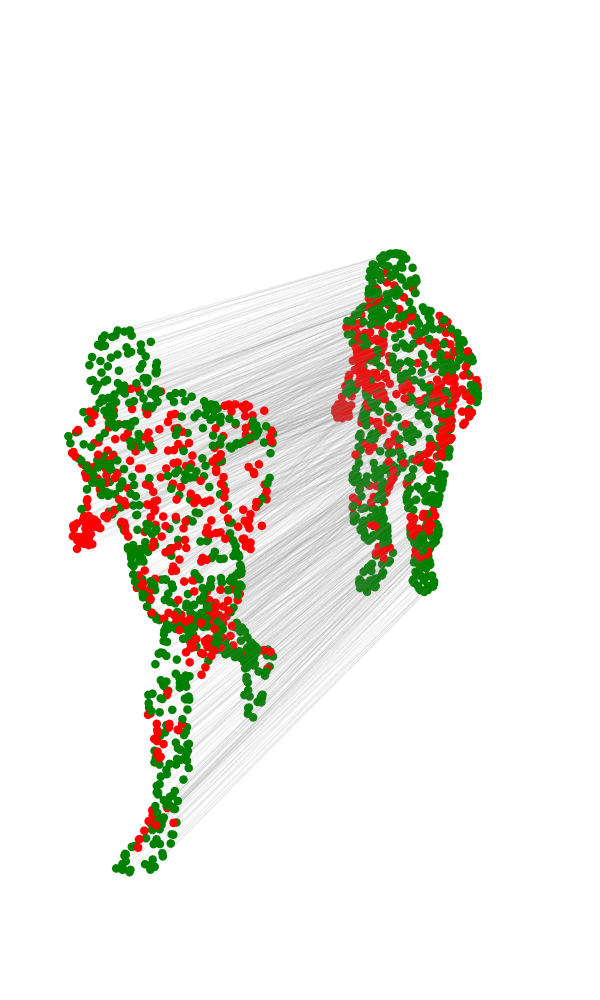

Here is the notebook cell this chart was saved with:
### Code cell
plot_3d_points_and_connections_region_matched(points1, points2, faces1, faces2, G_aug, cam = dict(x = -2, y = 0.5, z = 1))
